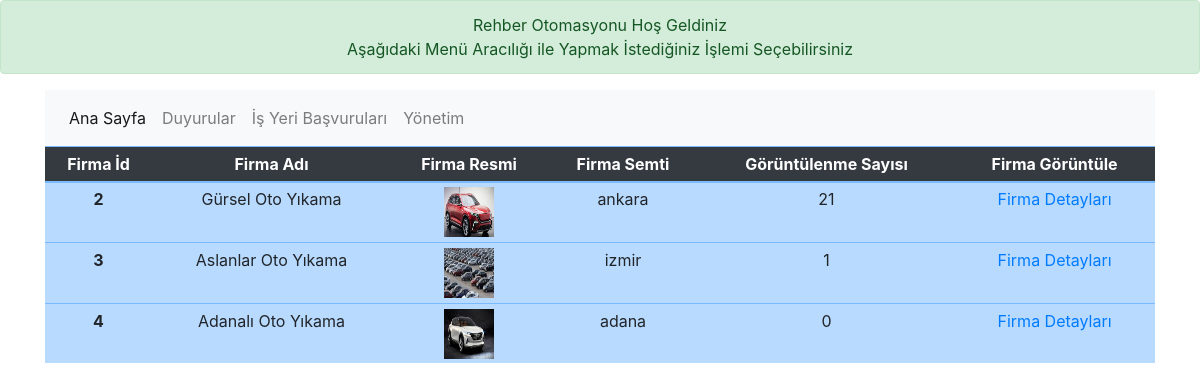
The page / on the database its author committed.
### orm_db.py (models this page shows)
class Isyeri(db.Model):
    isyeri_id = db.Column(db.Integer, unique=True, primary_key=True, autoincrement=True)
    isyeri_adi = db.Column(db.String(50))
    isyeri_adresi = db.Column(db.String(500))
    isyeri_telefon = db.Column(db.String(500))
    isyeri_websitesi = db.Column(db.String(500))
    isyeri_aciklama = db.Column(db.String(500))
    isyeri_semt_id = db.Column(db.Integer, db.ForeignKey('semt.semt_id'), nullable=False)
    semt_id = db.relationship('Semt', backref=db.backref('isyeri_semti', lazy=True))
    isyeri_goruntulenme_sayisi = db.Column(db.Integer, nullable=False,default=0)
    isyeri_foto_01 = db.Column(db.String(500)) # logo olarak tanımlanacak
    isyeri_foto_02 = db.Column(db.String(500))
    isyeri_foto_03 = db.Column(db.String(500))
    isyeri_foto_04 = db.Column(db.String(500))
    isyeri_foto_05 = db.Column(db.String(500))
    isyeri_durum = db.Column(db.Integer, nullable=False, default=1)
    isyeri_puani = db.Column(db.Integer,nullable=False, default=0)
    isyeri_oylama = db.Column(db.Integer)
    isyeri_yonetici_id = db.Column(db.Integer, db.ForeignKey('yonetici.yonetici_id'), nullable=False)
    yonetici = db.relationship('Yonetici', backref=db.backref('isyeri_yonetici', lazy=True),
                               foreign_keys=[isyeri_yonetici_id])

class Semt(db.Model):
    semt_id = db.Column(db.Integer, unique=True, primary_key=True, autoincrement=True)
    semt_adi = db.Column(db.String(50))

### app.py (the view)
@app.route('/', methods=['GET', 'POST'])
@app.route('/')
def index():
    isyerleri = Isyeri.query.filter_by(isyeri_durum=0).all()
    return render_template('index.html',isyerleri=isyerleri)

### templates/index.html (shortened to what this page needs)
<!DOCTYPE html>
<html lang="tr">
<head>
<link rel="stylesheet" href="https://stackpath.bootstrapcdn.com/bootstrap/4.3.1/css/bootstrap.min.css">
</head>
<body class="text-center">
<div class="alert alert-success" role="alert">
    {% block icerik_baslik %}
Rehber Otomasyonu Hoş Geldiniz<br>
    Aşağıdaki Menü Aracılığı ile Yapmak İstediğiniz İşlemi Seçebilirsiniz
{% endblock %}
</div>
<div class="container">
<nav class="navbar navbar-expand-sm navbar-light bg-light">
  <div class="collapse navbar-collapse" id="navbarNavDropdown">
    <ul class="navbar-nav">
      <li class="nav-item active">
        <a class="nav-link" href="/">Ana Sayfa <span class="sr-only">(current)</span></a>
      </li>
         <li class="nav-item ">
          <a class="nav-link" href="/duyuru_listesi" >
          Duyurular
          </a>
</li>
        <li class="nav-item ">
          <a class="nav-link" href="/firma_ekle" >
          İş Yeri Başvuruları
          </a>
</li>
                <li class="nav-item ">
        <a class="nav-link" href="/yonetim">Yönetim</a>
      </li>
    </ul>
  </div>
</nav>
</div>
<div class="container">
{% block icerik %}
    <table class="table table-sm table-primary">
  <thead class="table-dark">
    <tr>
      <th scope="col">Firma İd</th>
      <th scope="col">Firma Adı</th>
       <th scope="col">Firma Resmi</th>
        <th scope="col">Firma Semti</th>
        <th scope="col">Görüntülenme Sayısı</th>
        <th scope="col">Firma Görüntüle</th>
    </tr>
  </thead>
  <tbody>
  {% for isyeri in isyerleri %}
      <tr>
      <th scope="row">{{ isyeri.isyeri_id }}</th>
      <td>{{ isyeri.isyeri_adi }}</td>
      <td><img src="/{{ isyeri.isyeri_foto_01 }}" width="50" height="50"></td>
      <td>{{ isyeri.semt_id.semt_adi}}</td>
      <td>{{ isyeri.isyeri_goruntulenme_sayisi }}</td>
          <td><a href="/firma_goruntuleme/{{ isyeri.isyeri_id }}">Firma Detayları</a></td>
    </tr>
  {% endfor %}
     </tbody>
</table>
{% endblock %}
</div>
 </body>
</html>

### rows shown on the page
Isyeri: isyeri_id "2", isyeri_adi "Gürsel Oto Yıkama", isyeri_foto_01 (picture), semt_id.semt_adi "ankara", isyeri_goruntulenme_sayisi "21"
Isyeri: isyeri_id "3", isyeri_adi "Aslanlar Oto Yıkama", isyeri_foto_01 (picture), semt_id.semt_adi "izmir", isyeri_goruntulenme_sayisi "1"
Isyeri: isyeri_id "4", isyeri_adi "Adanalı Oto Yıkama", isyeri_foto_01 (picture), semt_id.semt_adi "adana", isyeri_goruntulenme_sayisi "0"
